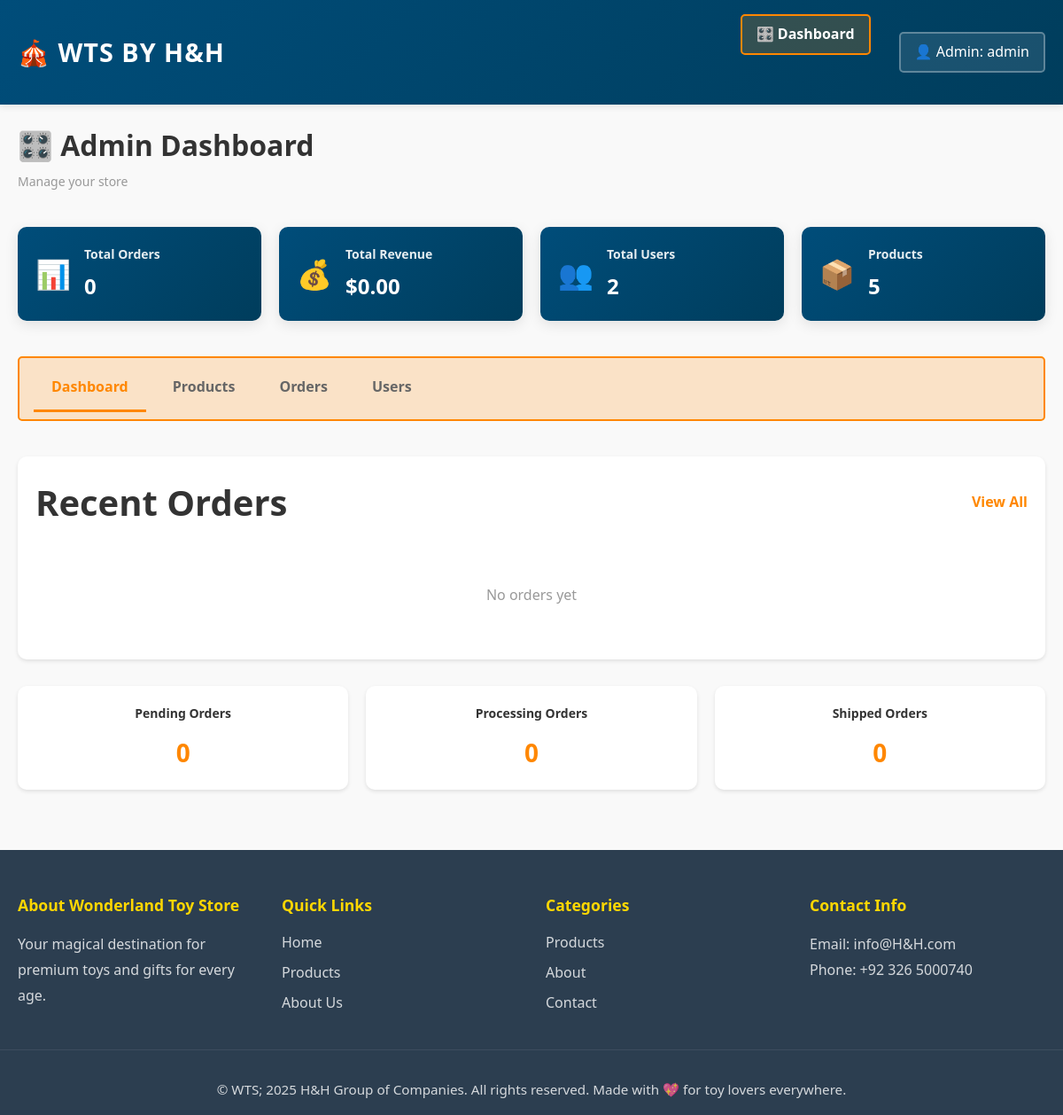
The app's page /admin (signed in), older data.
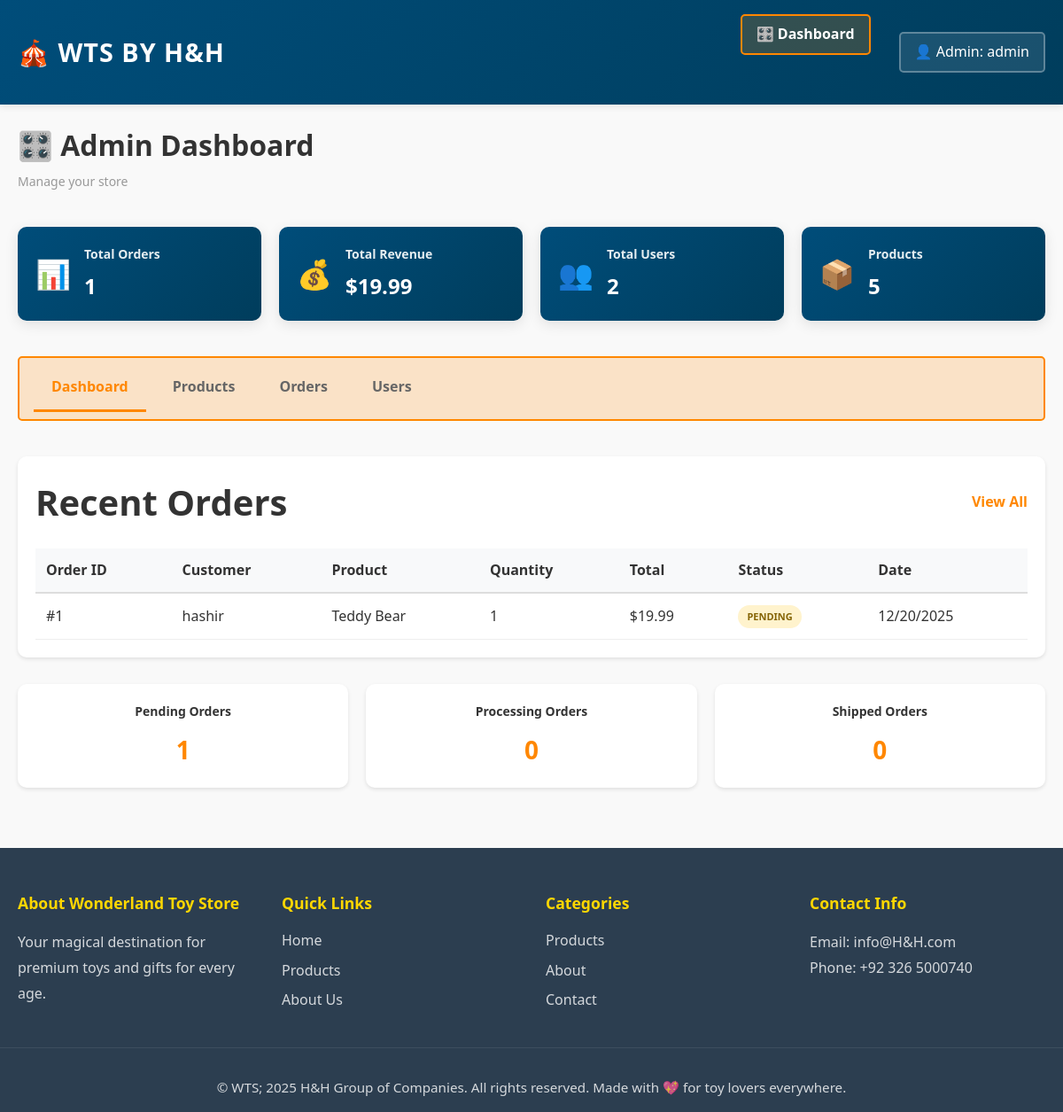
The same page, newer data.
### app/models.py (models this page shows, shortened)
class Order(db.Model):
    __tablename__ = 'orders'
    STATUS_PENDING = 'pending'
    STATUS_PROCESSING = 'processing'
    STATUS_SHIPPED = 'shipped'
    STATUS_DELIVERED = 'delivered'
    STATUS_CANCELLED = 'cancelled'
    id = db.Column(db.Integer, primary_key=True)
    user_id = db.Column(db.Integer, db.ForeignKey('users.id'), nullable=False)
    product_id = db.Column(db.Integer, db.ForeignKey('products.id'), nullable=False)
    quantity = db.Column(db.Integer, default=1, nullable=False)
    total_price = db.Column(db.Float, nullable=False)
    status = db.Column(db.String(20), default=STATUS_PENDING)
    shipping_address = db.Column(db.Text)
    tracking_number = db.Column(db.String(100), nullable=True)
    created_at = db.Column(db.DateTime, default=datetime.utcnow)
    updated_at = db.Column(db.DateTime, default=datetime.utcnow, onupdate=datetime.utcnow)

class User(UserMixin, db.Model):
    __tablename__ = 'users'
    id = db.Column(db.Integer, primary_key=True)
    username = db.Column(db.String(80), unique=True, nullable=False)
    email = db.Column(db.String(120), unique=True, nullable=False)
    password_hash = db.Column(db.String(200), nullable=False)
    reset_token = db.Column(db.String(100), unique=True, nullable=True)
    reset_token_expires = db.Column(db.DateTime, nullable=True)
    is_admin = db.Column(db.Boolean, default=False)
    created_at = db.Column(db.DateTime, default=datetime.utcnow)
    cart = db.relationship('Cart', backref='user', lazy=True, uselist=False)
    orders = db.relationship('Order', backref='user', lazy=True)
    wishlist_items = db.relationship('Wishlist', backref='user', lazy=True, cascade='all, delete-orphan')

class Product(db.Model):
    __tablename__ = 'products'
    id = db.Column(db.Integer, primary_key=True)
    name = db.Column(db.String(120), nullable=False)
    price = db.Column(db.Float, nullable=False)
    description = db.Column(db.Text)
    stock = db.Column(db.Integer, default=0)
    category_id = db.Column(db.Integer, db.ForeignKey('categories.id'), nullable=True)
    image_filename = db.Column(db.String(255), nullable=True)
    created_at = db.Column(db.DateTime, default=datetime.utcnow)
    updated_at = db.Column(db.DateTime, default=datetime.utcnow, onupdate=datetime.utcnow)
    orders = db.relationship('Order', backref='product', lazy=True)
    cart_items = db.relationship('CartItem', backref='product', lazy=True)
    wishlist_items = db.relationship('Wishlist', backref='product', lazy=True, cascade='all, delete-orphan')

### app/routes.py (the view)
@main_bp.route('/admin')
@admin_required
def admin_dashboard():
    total_users = User.query.count()
    total_products = Product.query.count()
    total_orders = Order.query.count()
    total_revenue = db.session.query(db.func.sum(Order.total_price)).scalar() or 0
    recent_orders = Order.query.order_by(Order.created_at.desc()).limit(10).all()
    return render_template('admin/dashboard.html',
                         title='Admin Dashboard',
                         total_users=total_users,
                         total_products=total_products,
                         total_orders=total_orders,
                         total_revenue=total_revenue,
                         recent_orders=recent_orders)

### app/routes.py (called while the page is built)
def admin_required(f):
    @wraps(f)
    def decorated_function(*args, **kwargs):
        if not current_user.is_authenticated or not current_user.is_admin:
            flash('You do not have permission to access this page.', 'error')
            return redirect(url_for('main.index'))
        return f(*args, **kwargs)
    return decorated_function

### app/templates/admin/dashboard.html (shortened to what this page needs)
{% extends "base.html" %}
{% block content %}
<div class="admin-dashboard">
    <div class="admin-header">
        <h1>🎛️ Admin Dashboard</h1>
        <p class="admin-subtitle">Manage your store</p>
    </div>
    <div class="kpi-grid">
        <div class="kpi-card">
            <div class="kpi-icon">📊</div>
            <div class="kpi-content">
                <h3>Total Orders</h3>
                <p class="kpi-value">{{ total_orders }}</p>
            </div>
        </div>
        <div class="kpi-card">
            <div class="kpi-icon">💰</div>
            <div class="kpi-content">
                <h3>Total Revenue</h3>
                <p class="kpi-value">${{ "%.2f"|format(total_revenue) }}</p>
            </div>
        </div>
        <div class="kpi-card">
            <div class="kpi-icon">👥</div>
            <div class="kpi-content">
                <h3>Total Users</h3>
                <p class="kpi-value">{{ total_users }}</p>
            </div>
        </div>
        <div class="kpi-card">
            <div class="kpi-icon">📦</div>
            <div class="kpi-content">
                <h3>Products</h3>
                <p class="kpi-value">{{ total_products }}</p>
            </div>
        </div>
    </div>
    <div class="admin-nav">
        <a href="{{ url_for('main.admin_dashboard') }}" class="nav-btn active">Dashboard</a>
        <a href="{{ url_for('main.admin_products') }}" class="nav-btn">Products</a>
        <a href="{{ url_for('main.admin_orders') }}" class="nav-btn">Orders</a>
        <a href="{{ url_for('main.admin_users') }}" class="nav-btn">Users</a>
    </div>
    <div class="admin-section">
        <div class="section-header">
            <h2>Recent Orders</h2>
            <a href="{{ url_for('main.admin_orders') }}" class="link-view-all">View All</a>
        </div>
        {% if recent_orders %}
            <table class="admin-table">
                <thead>
                    <tr>
                        <th>Order ID</th>
                        <th>Customer</th>
                        <th>Product</th>
                        <th>Quantity</th>
                        <th>Total</th>
                        <th>Status</th>
                        <th>Date</th>
                    </tr>
                </thead>
                <tbody>
                    {% for order in recent_orders %}
                        <tr>
                            <td>#{{ order.id }}</td>
                            <td>{{ order.user.username }}</td>
                            <td>{{ order.product.name }}</td>
                            <td>{{ order.quantity }}</td>
                            <td>${{ "%.2f"|format(order.total_price) }}</td>
                            <td>
                                <span class="status-badge status-{{ order.status }}">{{ order.status.upper() }}</span>
                            </td>
                            <td>{{ order.created_at.strftime('%m/%d/%Y') }}</td>
                        </tr>
                    {% endfor %}
                </tbody>
            </table>
        {% else %}
            <p class="empty-message">No orders yet</p>
        {% endif %}
    </div>
    <div class="stats-section">
        <div class="stat-box">
            <h3>Pending Orders</h3>
            <p class="stat-number">{{ recent_orders|selectattr('status', 'equalto', 'pending')|list|length }}</p>
        </div>
        <div class="stat-box">
            <h3>Processing Orders</h3>
            <p class="stat-number">{{ recent_orders|selectattr('status', 'equalto', 'processing')|list|length }}</p>
        </div>
        <div class="stat-box">
            <h3>Shipped Orders</h3>
            <p class="stat-number">{{ recent_orders|selectattr('status', 'equalto', 'shipped')|list|length }}</p>
        </div>
    </div>
</div>
{% endblock %}

Row changes from the older to the newer data that the page shows:
added Order: id "1", user.username "hashir", product.name "Teddy Bear", quantity "1", total_price "19.99", status "PENDING", created_at "12/20/2025"
Text that changed along with them:
{{ total_orders }}: "0" → "1"
{{ "%.2f"|format(total_revenue) }}: "0.00" → "19.99"
{{ recent_orders|selectattr('status', 'equalto', 'pending')|list|length }}: "0" → "1"
text no longer shown: "No orders yet"
text now shown: "Order ID Customer Product Quantity Total Status Date"
